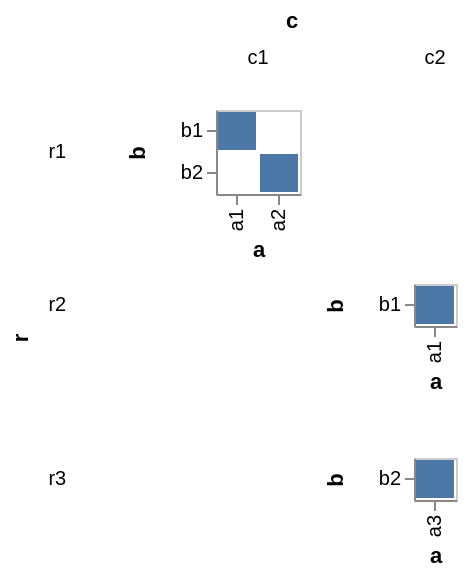

Here is the Vega-Lite specification saved for this chart:
### Vega specification from a JSON file in a GitHub repository (floating-point values rounded to 4 significant figures)
{"$schema": "https://vega.github.io/schema/vega/v3.0.json", "autosize": "pad", "padding": 5, "data": [{"name": "source_0", "values": [{"r": "r1", "c": "c1", "a": "a1", "b": "b1"}, {"r": "r1", "c": "c1", "a": "a2", "b": "b2"}, {"r": "r2", "c": "c2", "a": "a1", "b": "b1"}, {"r": "r3", "c": "c2", "a": "a3", "b": "b2"}]}, {"name": "cross_column_domain_row_domain", "source": "source_0", "transform": [{"type": "aggregate", "groupby": ["c", "r"], "fields": ["a", "b"], "ops": ["distinct", "distinct"]}]}, {"name": "column_domain", "source": "cross_column_domain_row_domain", "transform": [{"type": "aggregate", "groupby": ["c"], "fields": ["distinct_a"], "ops": ["max"], "as": ["distinct_a"]}]}, {"name": "row_domain", "source": "cross_column_domain_row_domain", "transform": [{"type": "aggregate", "groupby": ["r"], "fields": ["distinct_b"], "ops": ["max"], "as": ["distinct_b"]}]}], "signals": [{"name": "child_x_step", "value": 21}, {"name": "child_y_step", "value": 21}], "layout": {"padding": {"row": 10, "column": 10}, "offset": 10, "columns": {"signal": "length(data('column_domain'))"}, "bounds": "full", "align": "all"}, "marks": [{"name": "row_title", "role": "row-title", "type": "group", "marks": [{"type": "text", "role": "row-title-text", "encode": {"update": {"align": {"value": "center"}, "text": {"value": "r"}, "fill": {"value": "black"}, "fontWeight": {"value": "bold"}, "angle": {"value": 270}}}}]}, {"name": "column_title", "role": "column-title", "type": "group", "marks": [{"type": "text", "role": "column-title-text", "encode": {"update": {"align": {"value": "center"}, "text": {"value": "c"}, "fill": {"value": "black"}, "fontWeight": {"value": "bold"}}}}]}, {"name": "row_header", "type": "group", "role": "row-header", "from": {"data": "row_domain"}, "sort": {"field": "datum[\"r\"]", "order": "ascending"}, "title": {"text": {"signal": "''+parent[\"r\"]"}, "offset": 10, "orient": "left", "encode": {"update": {"fontWeight": {"value": "normal"}, "angle": {"value": 0}, "fontSize": {"value": 10}, "align": {"value": "right"}, "baseline": {"value": "middle"}}}}, "encode": {"update": {"height": {"signal": "bandspace(datum[\"distinct_b\"], 0.1, 0.05) * child_y_step"}}}}, {"name": "column_header", "type": "group", "role": "column-header", "from": {"data": "column_domain"}, "sort": {"field": "datum[\"c\"]", "order": "ascending"}, "title": {"text": {"signal": "''+parent[\"c\"]"}, "offset": 10, "orient": "top", "encode": {"update": {"fontWeight": {"value": "normal"}, "angle": {"value": 0}, "fontSize": {"value": 10}}}}, "encode": {"update": {"width": {"signal": "bandspace(datum[\"distinct_a\"], 0.1, 0.05) * child_x_step"}}}}, {"name": "cell", "type": "group", "from": {"facet": {"name": "facet", "data": "source_0", "groupby": ["r", "c"], "aggregate": {"cross": true, "fields": ["a", "b"], "ops": ["distinct", "distinct"]}}}, "sort": {"field": ["datum[\"r\"]", "datum[\"c\"]"], "order": ["ascending", "ascending"]}, "encode": {"update": {"width": {"signal": "bandspace(datum[\"distinct_a\"], 0.1, 0.05) * child_x_step"}, "height": {"signal": "bandspace(datum[\"distinct_b\"], 0.1, 0.05) * child_y_step"}, "stroke": {"value": "#ccc"}, "fill": {"value": "transparent"}}}, "marks": [{"name": "child_marks", "type": "rect", "style": ["rect"], "from": {"data": "facet"}, "encode": {"update": {"x": {"scale": "child_x", "field": "a"}, "width": {"scale": "child_x", "band": true}, "y": {"scale": "child_y", "field": "b"}, "height": {"scale": "child_y", "band": true}, "fill": {"value": "#4c78a8"}}}}], "scales": [{"name": "child_x", "type": "band", "domain": {"data": "facet", "field": "a", "sort": true}, "range": {"step": {"signal": "child_x_step"}}, "round": true, "paddingInner": 0.1, "paddingOuter": 0.05}, {"name": "child_y", "type": "band", "domain": {"data": "facet", "field": "b", "sort": true}, "range": {"step": {"signal": "child_y_step"}}, "round": true, "paddingInner": 0.1, "paddingOuter": 0.05}], "axes": [{"scale": "child_x", "orient": "bottom", "title": "a", "zindex": 1, "encode": {"labels": {"update": {"angle": {"value": 270}, "align": {"value": "right"}, "baseline": {"value": "middle"}}}}}, {"scale": "child_y", "orient": "left", "title": "b", "zindex": 1}]}], "config": {"axis": {"domainColor": "#888", "tickColor": "#888"}, "axisY": {"minExtent": 30}}}
